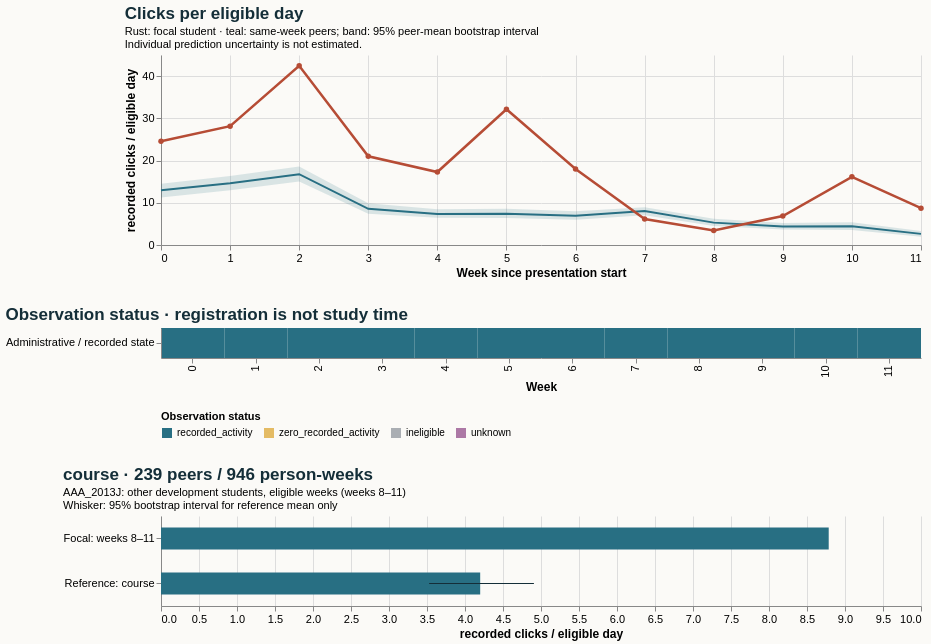

The Vega-Lite source for this figure:
### Vega-Lite specification from a JSON file in a GitHub repository (floating-point values rounded to 4 significant figures)
{"$schema": "https://vega.github.io/schema/vega-lite/v5.20.1.json", "config": {"axis": {"labelFontSize": 11, "titleFontSize": 12}, "background": "#fbfaf7", "font": "sans-serif", "title": {"anchor": "start", "color": "#142e38", "fontSize": 17, "subtitleFontSize": 11}, "view": {"continuousHeight": 300, "continuousWidth": 300, "stroke": null}}, "datasets": {"data-0eea3c4ee4d49613695a054fb7998f0f": [{"eligible_days": 7.0, "end_day": 6, "logging_completeness": "unknown", "observation_status": "recorded_activity", "row": "Administrative / recorded state", "score_status": "withheld_release_time_unknown", "start_day": 0, "value": 24.57, "week": 0}, {"eligible_days": 7.0, "end_day": 13, "logging_completeness": "unknown", "observation_status": "recorded_activity", "row": "Administrative / recorded state", "score_status": "withheld_release_time_unknown", "start_day": 7, "value": 28.14, "week": 1}, {"eligible_days": 7.0, "end_day": 20, "logging_completeness": "unknown", "observation_status": "recorded_activity", "row": "Administrative / recorded state", "score_status": "withheld_release_time_unknown", "start_day": 14, "value": 42.43, "week": 2}, {"eligible_days": 7.0, "end_day": 27, "logging_completeness": "unknown", "observation_status": "recorded_activity", "row": "Administrative / recorded state", "score_status": "withheld_release_time_unknown", "start_day": 21, "value": 21.0, "week": 3}, {"eligible_days": 7.0, "end_day": 34, "logging_completeness": "unknown", "observation_status": "recorded_activity", "row": "Administrative / recorded state", "score_status": "withheld_release_time_unknown", "start_day": 28, "value": 17.29, "week": 4}, {"eligible_days": 7.0, "end_day": 41, "logging_completeness": "unknown", "observation_status": "recorded_activity", "row": "Administrative / recorded state", "score_status": "withheld_release_time_unknown", "start_day": 35, "value": 32.14, "week": 5}, {"eligible_days": 7.0, "end_day": 48, "logging_completeness": "unknown", "observation_status": "recorded_activity", "row": "Administrative / recorded state", "score_status": "withheld_release_time_unknown", "start_day": 42, "value": 18.0, "week": 6}, {"eligible_days": 7.0, "end_day": 55, "logging_completeness": "unknown", "observation_status": "recorded_activity", "row": "Administrative / recorded state", "score_status": "withheld_release_time_unknown", "start_day": 49, "value": 6.143, "week": 7}, {"eligible_days": 7.0, "end_day": 62, "logging_completeness": "unknown", "observation_status": "recorded_activity", "row": "Administrative / recorded state", "score_status": "withheld_release_time_unknown", "start_day": 56, "value": 3.429, "week": 8}, {"eligible_days": 7.0, "end_day": 69, "logging_completeness": "unknown", "observation_status": "recorded_activity", "row": "Administrative / recorded state", "score_status": "withheld_release_time_unknown", "start_day": 63, "value": 6.857, "week": 9}, {"eligible_days": 7.0, "end_day": 76, "logging_completeness": "unknown", "observation_status": "recorded_activity", "row": "Administrative / recorded state", "score_status": "withheld_release_time_unknown", "start_day": 70, "value": 16.14, "week": 10}, {"eligible_days": 7.0, "end_day": 83, "logging_completeness": "unknown", "observation_status": "recorded_activity", "row": "Administrative / recorded state", "score_status": "withheld_release_time_unknown", "start_day": 77, "value": 8.714, "week": 11}], "data-3842b83cf4f8ee2a28d57cfb5d53fe2b": [{"hi": null, "lo": null, "series": "Focal: weeks 8–11", "value": 8.786}, {"hi": 4.907, "lo": 3.528, "series": "Reference: course", "value": 4.2}], "data-b6f64f337c992976aefcfd078b04cc61": [{"end_day": 6, "focal_value": 24.57, "peer_ci_high": 14.52, "peer_ci_low": 11.22, "peer_mean": 12.94, "peer_observations": 246, "peer_people": 246, "reference": "course", "unit": "recorded clicks / eligible day", "week": 0}, {"end_day": 13, "focal_value": 28.14, "peer_ci_high": 16.36, "peer_ci_low": 12.95, "peer_mean": 14.65, "peer_observations": 245, "peer_people": 245, "reference": "course", "unit": "recorded clicks / eligible day", "week": 1}, {"end_day": 20, "focal_value": 42.43, "peer_ci_high": 18.61, "peer_ci_low": 15.05, "peer_mean": 16.77, "peer_observations": 243, "peer_people": 243, "reference": "course", "unit": "recorded clicks / eligible day", "week": 2}, {"end_day": 27, "focal_value": 21.0, "peer_ci_high": 9.861, "peer_ci_low": 7.383, "peer_mean": 8.563, "peer_observations": 243, "peer_people": 243, "reference": "course", "unit": "recorded clicks / eligible day", "week": 3}, {"end_day": 34, "focal_value": 17.29, "peer_ci_high": 8.466, "peer_ci_low": 6.426, "peer_mean": 7.325, "peer_observations": 241, "peer_people": 241, "reference": "course", "unit": "recorded clicks / eligible day", "week": 4}, {"end_day": 41, "focal_value": 32.14, "peer_ci_high": 8.593, "peer_ci_low": 6.371, "peer_mean": 7.405, "peer_observations": 240, "peer_people": 240, "reference": "course", "unit": "recorded clicks / eligible day", "week": 5}, {"end_day": 48, "focal_value": 18.0, "peer_ci_high": 7.977, "peer_ci_low": 5.982, "peer_mean": 6.914, "peer_observations": 240, "peer_people": 240, "reference": "course", "unit": "recorded clicks / eligible day", "week": 6}, {"end_day": 55, "focal_value": 6.143, "peer_ci_high": 8.929, "peer_ci_low": 7.074, "peer_mean": 8.065, "peer_observations": 240, "peer_people": 240, "reference": "course", "unit": "recorded clicks / eligible day", "week": 7}, {"end_day": 62, "focal_value": 3.429, "peer_ci_high": 6.2, "peer_ci_low": 4.48, "peer_mean": 5.299, "peer_observations": 239, "peer_people": 239, "reference": "course", "unit": "recorded clicks / eligible day", "week": 8}, {"end_day": 69, "focal_value": 6.857, "peer_ci_high": 5.224, "peer_ci_low": 3.666, "peer_mean": 4.395, "peer_observations": 237, "peer_people": 237, "reference": "course", "unit": "recorded clicks / eligible day", "week": 9}, {"end_day": 76, "focal_value": 16.14, "peer_ci_high": 5.388, "peer_ci_low": 3.573, "peer_mean": 4.449, "peer_observations": 236, "peer_people": 236, "reference": "course", "unit": "recorded clicks / eligible day", "week": 10}, {"end_day": 83, "focal_value": 8.714, "peer_ci_high": 3.313, "peer_ci_low": 1.981, "peer_mean": 2.634, "peer_observations": 234, "peer_people": 234, "reference": "course", "unit": "recorded clicks / eligible day", "week": 11}]}, "resolve": {"scale": {"color": "independent"}}, "spacing": 28, "vconcat": [{"data": {"name": "data-b6f64f337c992976aefcfd078b04cc61"}, "height": 190, "layer": [{"encoding": {"x": {"axis": {"tickMinStep": 1}, "field": "week", "title": "Week since presentation start", "type": "quantitative"}, "y": {"field": "peer_ci_low", "scale": {"zero": true}, "title": "recorded clicks / eligible day", "type": "quantitative"}, "y2": {"field": "peer_ci_high"}}, "mark": {"color": "#286f83", "opacity": 0.16, "type": "area"}}, {"encoding": {"tooltip": [{"field": "week", "type": "quantitative"}, {"field": "peer_mean", "type": "quantitative"}, {"field": "peer_people", "type": "quantitative"}, {"field": "peer_observations", "type": "quantitative"}], "x": {"field": "week", "type": "quantitative"}, "y": {"field": "peer_mean", "type": "quantitative"}}, "mark": {"color": "#286f83", "strokeWidth": 2, "type": "line"}}, {"encoding": {"tooltip": [{"field": "week", "type": "quantitative"}, {"field": "focal_value", "type": "quantitative"}], "x": {"field": "week", "type": "quantitative"}, "y": {"field": "focal_value", "type": "quantitative"}}, "mark": {"color": "#b64c35", "point": {"color": "#b64c35"}, "strokeWidth": 2.5, "type": "line"}}], "title": {"subtitle": ["Rust: focal student · teal: same-week peers; band: 95% peer-mean bootstrap interval", "Individual prediction uncertainty is not estimated."], "text": "Clicks per eligible day"}, "width": 760}, {"data": {"name": "data-0eea3c4ee4d49613695a054fb7998f0f"}, "encoding": {"color": {"field": "observation_status", "legend": {"labelLimit": 260, "orient": "bottom"}, "scale": {"domain": ["recorded_activity", "zero_recorded_activity", "ineligible", "unknown"], "range": ["#286f83", "#e4bb64", "#aaaeb3", "#ac78a5"]}, "title": "Observation status", "type": "nominal"}, "tooltip": [{"field": "week", "type": "quantitative"}, {"field": "eligible_days", "type": "quantitative"}, {"field": "observation_status", "type": "nominal"}, {"field": "logging_completeness", "type": "nominal"}], "x": {"field": "week", "title": "Week", "type": "ordinal"}, "y": {"field": "row", "title": null, "type": "nominal"}}, "height": 30, "mark": {"type": "rect"}, "title": "Observation status · registration is not study time", "width": 760}, {"data": {"name": "data-3842b83cf4f8ee2a28d57cfb5d53fe2b"}, "height": 90, "layer": [{"encoding": {"x": {"field": "value", "scale": {"domain": [0, 9.225], "zero": true}, "title": "recorded clicks / eligible day", "type": "quantitative"}, "y": {"field": "series", "sort": null, "title": null, "type": "nominal"}}, "mark": {"color": "#286f83", "size": 22, "type": "bar"}}, {"encoding": {"x": {"field": "lo", "type": "quantitative"}, "x2": {"field": "hi"}, "y": {"field": "series", "sort": null, "title": null, "type": "nominal"}}, "mark": {"color": "#142e38", "type": "rule"}}], "title": {"subtitle": ["AAA_2013J: other development students, eligible weeks (weeks 8–11)", "Whisker: 95% bootstrap interval for reference mean only"], "text": "course · 239 peers / 946 person-weeks"}, "width": 760}]}
